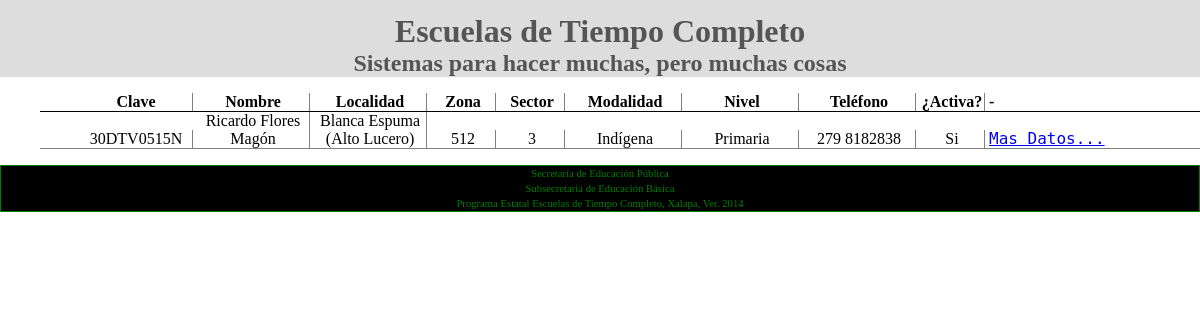
The app's page /escuelas/30DTV0515N/ with its own data.
### escuelas/models.py (models this page shows, shortened)
class Escuela(models.Model):
    clave = models.CharField(max_length=15, unique=True)
    nombre = models.CharField(max_length=100)
    municipio = models.ForeignKey(Municipio)
    localidad = models.ForeignKey(Localidad)
    zona = models.PositiveIntegerField()
    sector = models.PositiveIntegerField()
    modalidad = models.ForeignKey(Modalidad)
    nivel = models.ForeignKey(Nivel)
    email = models.EmailField(max_length=255)
    telefono = models.CharField(max_length=25)
    calle = models.CharField(max_length=255)
    numero = models.CharField(max_length=30)
    colonia = models.CharField(max_length=255)
    cod_postal = models.PositiveIntegerField()
    afiliada = models.BooleanField(default=False)
    objects = EscuelaQuerySet.as_manager()
    def esta_afiliada(self):
        if self.afiliada:
            return "Si"
        else:
            return "No"

### lugares/models.py (models this page shows, shortened)
class Localidad(models.Model):
    localidad = models.CharField(max_length=255)
    municipio = models.ForeignKey(Municipio)
    def __unicode__(self):
        return "%s (%s)" % (self.localidad, self.municipio.municipio)

class Municipio(models.Model):
    municipio = models.CharField(max_length=255)

### caracteristicas/models.py (models this page shows)
class Modalidad(models.Model):
    modalidad = models.CharField(max_length=50)
    def __unicode__(self):
        return self.modalidad

class Nivel(models.Model):
    nivel = models.CharField(max_length=50)
    def __unicode__(self):
        return self.nivel

### escuelas/views.py (the view)
# urls.py: url(r'^escuelas/(?P<clave>[\w]+)/$', EscuelasView.as_view(), name="escuelas"),
class EscuelasView(generic.ListView):
    model = Escuela
    template_name = "escuelas/escuela_list.html"
    def get_queryset(self):
        if self.kwargs.get("clave"):
            queryset = self.model.objects.filter(clave=self.kwargs['clave'])
        else:
            queryset = super(EscuelasView, self).get_queryset()
        return queryset

### escuelas/templates/escuelas/escuela_list.html
{% extends "base.html" %}
{% block content %}
<ul class="lista-escuela">
<li class="fila">
    <ul class="encabezado">
        <li class="item-esc">Clave</li>
        <li class="item-esc">Nombre</li>
        <li class="item-esc">Localidad</li>
        <li class="peque">Zona</li>
        <li class="peque">Sector</li>
        <li class="item-esc">Modalidad</li>
        <li class="item-esc">Nivel</li>
        <li class="item-esc">Teléfono</li>
        <li class="peque">¿Activa?</li>
        <li>-</li>
    </ul>
</li>
{% for escuela in object_list %}
<li class="fila">
    <ul class="resultado">
        <li class="item-esc">
            {{escuela.clave}}
        </li>
        <li class="item-esc">
            {{escuela.nombre}}
        </li>
        <li class="item-esc">
            {{escuela.localidad}}
        </li>
        <li class="peque">
            {{escuela.zona}}
        </li>
        <li class="peque">
            {{escuela.sector}}
        </li>
        <li class="item-esc">
            {{escuela.modalidad}}
        </li>
        <li class="item-esc">
            {{escuela.nivel}}
        </li>
        <li class="item-esc">{{escuela.telefono}}</li>
        <li class="peque">{{escuela.esta_afiliada}}
        </li>
        <li>
            <a href="{% url 'detalle-escuela' escuela.clave escuela.id %}">Mas Datos...</a>
        </li>
    </ul>
</li>
{% empty %}
No existe esta escuela o no se ha dado de alta
{% endfor %}
</ul>
{% endblock content %}

### static/css/estilos.css (style rules this page uses)
body { background: white; font-size: 16px; font-family: 'consolas'; margin: 0px; }
a { font-family: 'monospace' }
.lista-escuela li { display: inline-block; }
.peque { border-right: 1px solid gray; width: 4em; }
.encabezado { border-bottom: 1px solid black; font-weight: bold; }
.encabezado li { text-align: center; }
.resultado { border-bottom: 1px solid gray; }
.resultado li { text-align: center; }
.fila { width: 100%; }
.item-esc { border-right: 1px solid gray; width: 10%; }

### records on screen
Escuela: clave "30DTV0515N", nombre "Ricardo Flores Magón", localidad "Blanca Espuma (Alto Lucero)", zona "512", sector "3", modalidad "Indígena", nivel "Primaria", telefono "279 8182838", esta_afiliada "Si"
